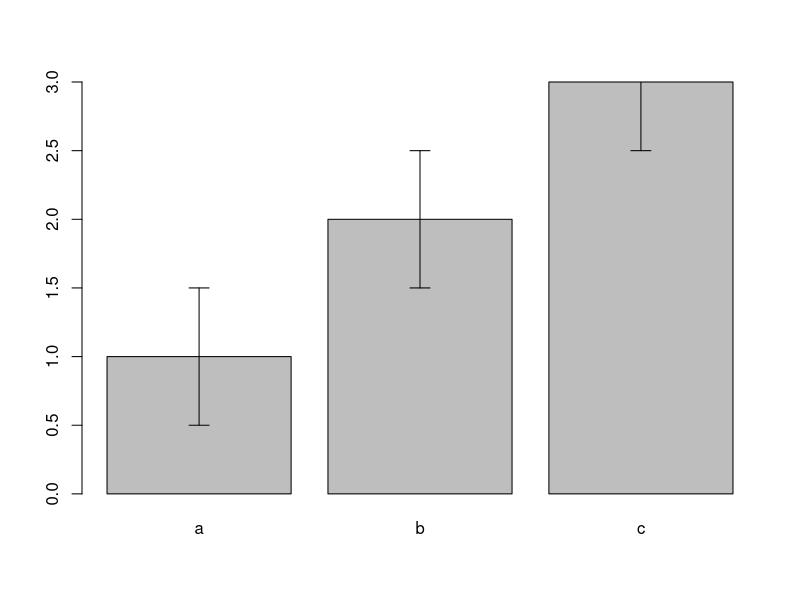

Write R code to recreate this figure.

error.bar = function(x, y, upper, lower=upper, length=0.1,...) { 
  if(length(x) != length(y) | length(y) !=length(lower) | length(lower) != length(upper)) stop("vectors must be same length")     
  arrows(x,y+upper, x, y-lower, angle=90, code=3, length=length, ...)}
example_expression = c(1, 2, 3)
example_variability = c(0.5, 0.5, 0.5)
conditions = c('a', 'b', 'c')
bar = barplot(height = example_expression, names.arg = conditions)
error.bar(x=bar, y=example_expression, upper=example_variability)